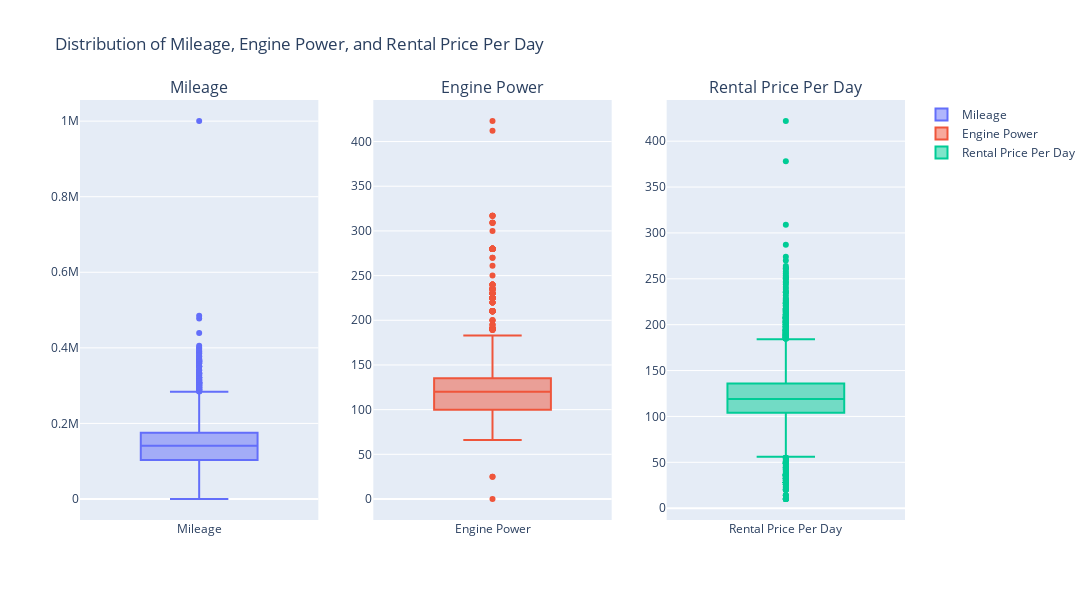

The notebook cell saved with this chart:
### Markdown cell above
Visualisation des données avec des boxplots

### Code cell
# Création d'une figure avec 1 ligne et 3 colonnes
fig = make_subplots(rows=1, cols=3, subplot_titles=("Mileage", "Engine Power", "Rental Price Per Day"))

# Ajout des boxplots
fig.add_trace(go.Box(y=pricing_data['mileage'], name='Mileage'), row=1, col=1)
fig.add_trace(go.Box(y=pricing_data['engine_power'], name='Engine Power'), row=1, col=2)
fig.add_trace(go.Box(y=pricing_data['rental_price_per_day'], name='Rental Price Per Day'), row=1, col=3)

# Mise à jour des layouts pour une meilleure visualisation
fig.update_layout(height=600, width=1200, title_text="Distribution of Mileage, Engine Power, and Rental Price Per Day")
fig.show()

### Figure 1 — Plotly figure (JSON) as saved in the notebook; plotly's stock layout.template omitted (floating-point values rounded to 4 significant figures; data arrays with more than 128 entries replaced by an {"elided": "..."} marker saying what was removed)
{"data": [{"name": "Mileage", "type": "box", "xaxis": "x", "y": {"elided": "4843 int values"}, "yaxis": "y"}, {"name": "Engine Power", "type": "box", "xaxis": "x2", "y": {"elided": "4843 int values"}, "yaxis": "y2"}, {"name": "Rental Price Per Day", "type": "box", "xaxis": "x3", "y": {"elided": "4843 int values"}, "yaxis": "y3"}], "layout": {"annotations": [{"font": {"size": 16}, "showarrow": false, "text": "Mileage", "x": 0.1444, "xanchor": "center", "xref": "paper", "y": 1, "yanchor": "bottom", "yref": "paper"}, {"font": {"size": 16}, "showarrow": false, "text": "Engine Power", "x": 0.5, "xanchor": "center", "xref": "paper", "y": 1, "yanchor": "bottom", "yref": "paper"}, {"font": {"size": 16}, "showarrow": false, "text": "Rental Price Per Day", "x": 0.8556, "xanchor": "center", "xref": "paper", "y": 1, "yanchor": "bottom", "yref": "paper"}], "height": 600, "title": {"text": "Distribution of Mileage, Engine Power, and Rental Price Per Day"}, "width": 1200, "xaxis": {"anchor": "y", "domain": [0, 0.2889]}, "xaxis2": {"anchor": "y2", "domain": [0.3556, 0.6444]}, "xaxis3": {"anchor": "y3", "domain": [0.7111, 1]}, "yaxis": {"anchor": "x", "domain": [0, 1]}, "yaxis2": {"anchor": "x2", "domain": [0, 1]}, "yaxis3": {"anchor": "x3", "domain": [0, 1]}}}
